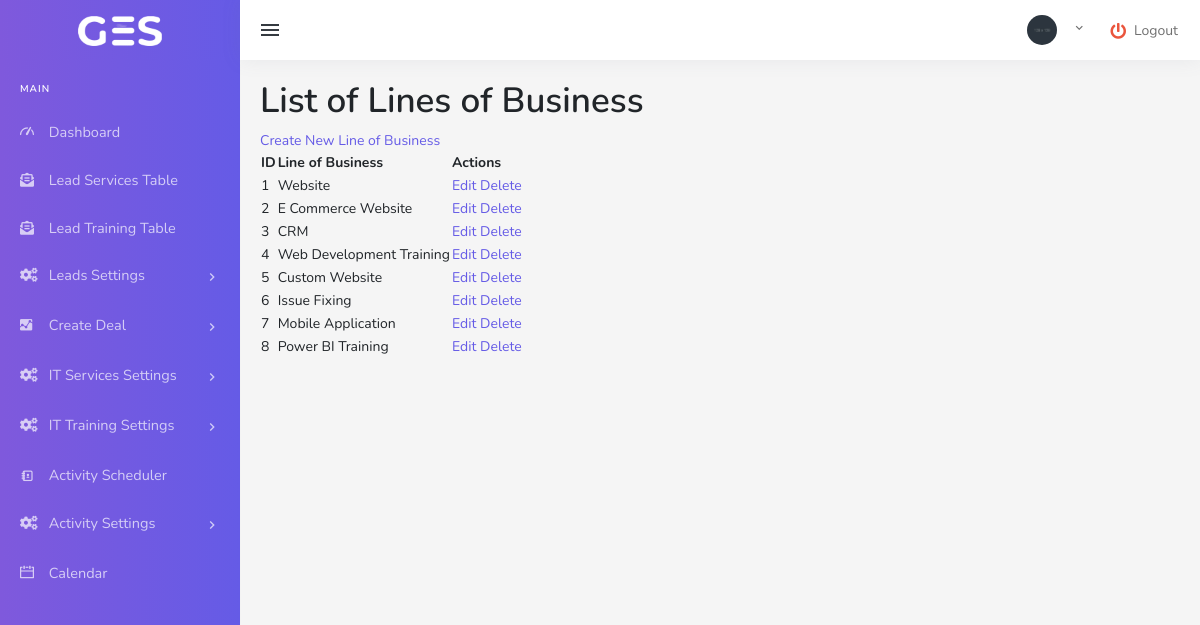
The app's page /index.php/line_of_business with its own data.
### tables this page shows
CREATE TABLE `line_of_business` (
  `id` int(11) NOT NULL,
  `line_of_business` varchar(255) DEFAULT NULL
);

### application/controllers/Line_of_business.php (called while the page is built, shortened)
<?php
class Line_of_business extends CI_Controller {
    public function __construct() {
        $this->load->model('line_of_business_model');
    }
    public function index() {
        $data['lines_of_business'] = $this->line_of_business_model->get_all_lines_of_business();
        $this->load->view('includes/header',$page_data);
        $this->load->view('admin/line_of_business/table', $data);
        $this->load->view('includes/footer',$page_data);
    }
}
?>

### index.php (called while the page is built, shortened)
<?php
require_once BASEPATH.'core/CodeIgniter.php';

### application/models/line_of_business_model.php (called while the page is built, shortened)
<?php
class Line_of_business_model extends CI_Model {
    public function get_all_lines_of_business() {
        $query = $this->db->get('line_of_business');
        return $query->result();
    }
}
?>

### application/views/admin/line_of_business/table.php (the view, shortened to what this page needs)
<!DOCTYPE html>
<html>
<head>
</head>
<body>
    <h1>List of Lines of Business</h1>
    <a href="<?php echo base_url('Masterdata/line_of_business/create_form'); ?>">Create New Line of Business</a>
    <table>
        <thead>
            <tr>
                <th>ID</th>
                <th>Line of Business</th>
                <th>Actions</th>
            </tr>
        </thead>
        <tbody>
            <?php foreach ($lines_of_business as $line): ?>
                <tr>
                    <td><?php echo $line->id; ?></td>
                    <td><?php echo $line->line_of_business; ?></td>
                    <td>
                        <a href="<?php echo base_url('Masterdata/line_of_business/edit/' . $line->id); ?>">Edit</a>
                        <a href="<?php echo base_url('Masterdata/line_of_business/delete/' . $line->id); ?>">Delete</a>
                    </td>
                </tr>
            <?php endforeach; ?>
        </tbody>
    </table>
</body>
</html>

### records on screen
line_of_business: id "1", line_of_business "Website"
line_of_business: id "2", line_of_business "E Commerce Website"
line_of_business: id "3", line_of_business "CRM"
line_of_business: id "4", line_of_business "Web Development Training"
line_of_business: id "5", line_of_business "Custom Website"
line_of_business: id "6", line_of_business "Issue Fixing"
line_of_business: id "7", line_of_business "Mobile Application"
line_of_business: id "8", line_of_business "Power BI Training"
